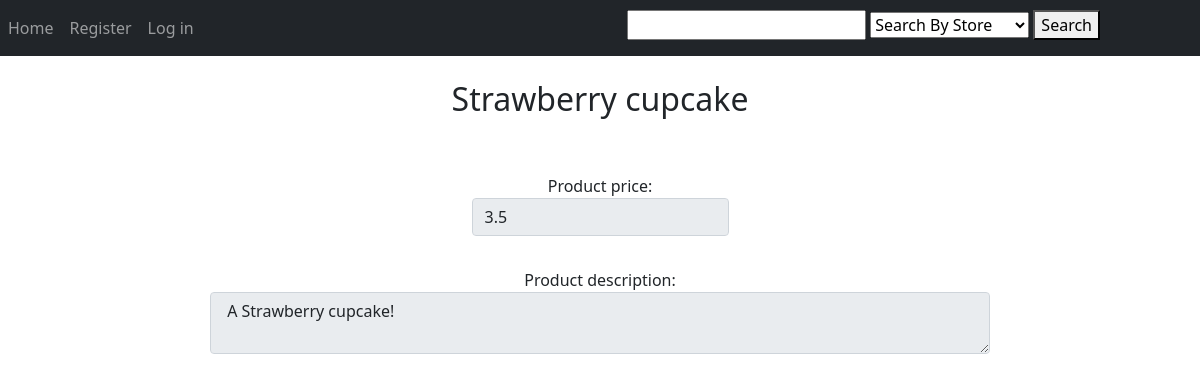
Page /Product/index/2 on the earlier database version.
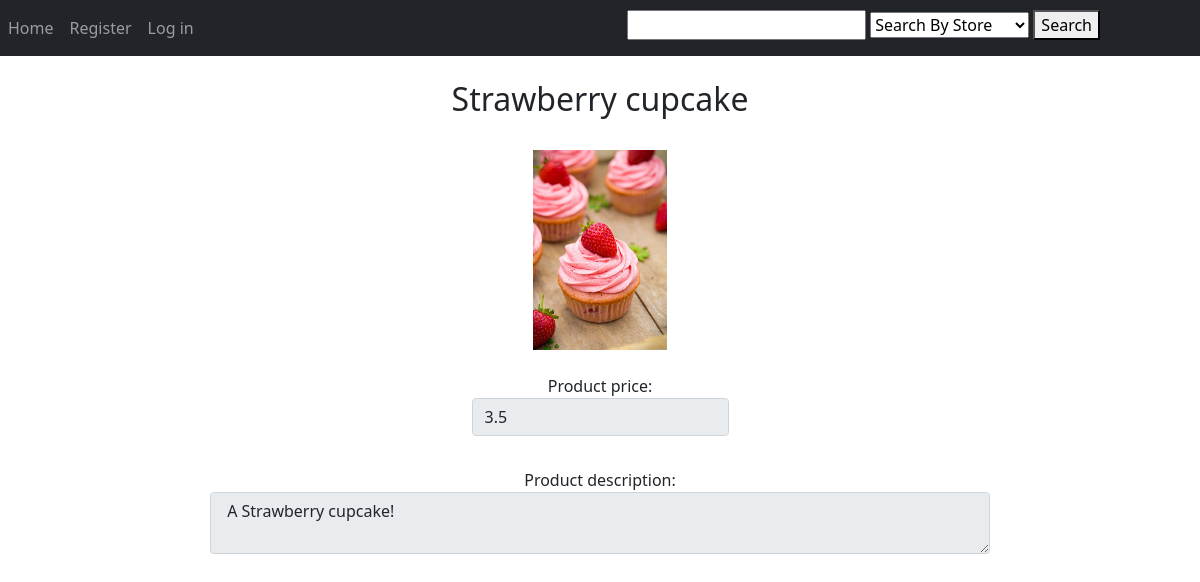
Same page on the later database version.
### tables this page shows
CREATE TABLE `product` (
  `product_id` int(11) NOT NULL,
  `store_id` int(11) NOT NULL,
  `product_name` varchar(30) NOT NULL,
  `product_image` varchar(50) DEFAULT 'blank.jpg',
  `product_availability` tinyint(4) NOT NULL DEFAULT 1 COMMENT 'product is generally available when it''s added. 0 means sold out and 1 means available',
  `product_price` double NOT NULL,
  `product_description` text NOT NULL
);

### app/controllers/Product.php (called while the page is built, shortened)
<?php
        class Product extends \app\core\Controller {
            public function index($product_id) {
                $myProduct = new \app\models\Product();
                $product = $myProduct->get($product_id);
                $this->view('Product/index', $product);
            }
        }

### app/core/App.php (called while the page is built, shortened)
<?php
		class App {
			private $method = 'index';
			public function __construct() {
				$url = self::parseUrl();
				if (isset($url[0])) {
					unset($url[0]);
				}
				$this->controller = new $this->controller;
				if (isset($url[1])) {
					if (method_exists($this->controller, $url[1]))
						$this->method = $url[1];
					unset($url[1]);
				}
				$this->params = $url ? array_values($url) : [];
				call_user_func_array([$this->controller, $this->method], $this->params);
			}
			private static function parseUrl() {
				if (isset($_GET['url'])) {
					return explode('/',
						filter_var(
							rtrim($_GET['url'], '/'),
							FILTER_SANITIZE_URL)
					);
				}
			}
		}

### index.php (called while the page is built, shortened)
<?php
    new \app\core\App();

### app/models/Product.php (called while the page is built, shortened)
<?php
        class Product extends \app\core\Model {
            function get($product_id) {
                $SQL = 'SELECT * FROM product WHERE product_id = :product_id';
                $STMT = self::$_connection->prepare($SQL);
                $STMT->execute(['product_id'=>$product_id]);
                $STMT->setFetchMode(\PDO::FETCH_CLASS, "app\models\Product");
                return $STMT->fetch();
            }
        }

### app/core/DBConnection.php (called while the page is built, shortened)
<?php
		class DBConnection {
			static $connection = null;
			private function __construct() {
				if (self::$connection == null) {
					$host = 'localhost';
					$DBname = 'meal_times';
					$user = 'root';
					$password = '';
					self::$connection = new \PDO("mysql:host=$host;dbname=$DBname", $user, $password);
				}
			}
			public static function getInstance() {
				return self::$connection;
			}
		}

### app/views/Product/index.php (the view, shortened to what this page needs)
<html>
    <head>
        <link href="https://cdn.jsdelivr.net/npm/bootstrap@5.1.3/dist/css/bootstrap.min.css" rel="stylesheet">
    </head>
    <body>
        <?php
			$this->view('subviews/navigation');
		?>
        <div class='container' style='text-align:center;'>
        <br><h2><?= $data->product_name?></h2> <br>
            <?php
                echo "<img alt = '' src = '\\pictures\\$data->product_image' style = 'max-width:200px;max-height:200px;display:block;margin-left:auto;margin-right:auto;'> <br>";
            ?>
            <form method='post' action=''>
                <label class='form-label'>Product price:<input disabled type='number' name='product_price' class='form-control' value ='<?= $data->product_price ?>' /></label> <br> <br>
                <label class='form-label'>Product description:<textarea disabled name='product_description' cols="80" class='form-control'> <?= $data->product_description ?> </textarea></label><br>
            </form>
        </div>
    </body>
</html>

### app/core/Controller.php (shortened to what this page needs)
<?php
		class Controller {
			public function view($name, $data = []) {
				if (file_exists('app/views/' . $name . '.php'))
					include('app/views/' . $name . '.php');
				else
					echo 'app/views/' . $name . '.php does not exist';
			}
		}

### app/views/subviews/navigation.php (shortened to what this page needs)
<nav class="navbar navbar-expand-lg navbar navbar-dark bg-dark">
	<div class="collapse navbar-collapse" >
		<ul class="navbar-nav">
			<li class="nav-item active"><a class="nav-link" href='/Main/index'>Home</a></li>
			<?php
				if (!isset($_SESSION['user_id'])) {
					echo "<li class= \"nav-item active\" >
					<a class= \"nav-link\" href='/User/register'>Register</a>
					</li>";
					echo "<li class= \"nav-item active\" >
							<a class= \"nav-link\" href='/User/login'>Log in</a>
							</li>";
				}
				$this->view('Search/index');
				?>
		</ul>
	</div>
</nav>

### app/views/Search/index.php (shortened to what this page needs)
<html>
	<head>
	</head>
	<body>
		<form method="post" action = "" style = "position:absolute;top:10px;right:100px;">
			<input type="text" name="search">
			<select name = "search_type">
				<option value = "store">Search By Store</option>
			</select>
			<button type="submit" name="action">Search</button>
		</form>
	</body>
</html>

Differences in the rows shown:
changed product "Strawberry cupcake": product_image: picture added
